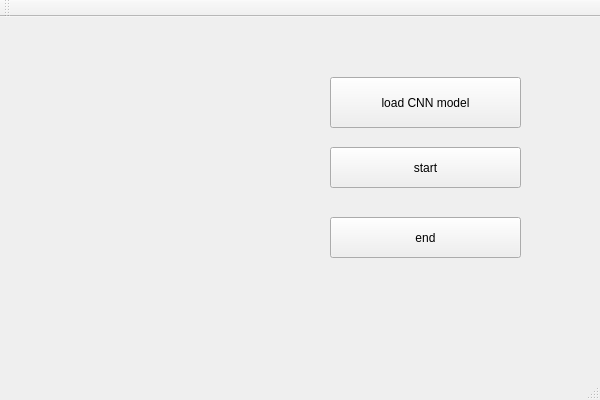
<?xml version="1.0" encoding="UTF-8"?>
<ui version="4.0">
 <class>QtGuiClass</class>
 <widget class="QMainWindow" name="QtGuiClass">
  <property name="geometry">
   <rect>
    <x>0</x>
    <y>0</y>
    <width>600</width>
    <height>400</height>
   </rect>
  </property>
  <property name="windowTitle">
   <string>QtGui</string>
  </property>
  <widget class="QWidget" name="centralWidget">
   <widget class="QPushButton" name="startButton">
    <property name="geometry">
     <rect>
      <x>330</x>
      <y>130</y>
      <width>191</width>
      <height>41</height>
     </rect>
    </property>
    <property name="text">
     <string>start</string>
    </property>
   </widget>
   <widget class="QPushButton" name="loadButton">
    <property name="geometry">
     <rect>
      <x>330</x>
      <y>60</y>
      <width>191</width>
      <height>51</height>
     </rect>
    </property>
    <property name="text">
     <string>load CNN model</string>
    </property>
   </widget>
   <widget class="QPushButton" name="pushButton">
    <property name="geometry">
     <rect>
      <x>330</x>
      <y>200</y>
      <width>191</width>
      <height>41</height>
     </rect>
    </property>
    <property name="text">
     <string>end</string>
    </property>
   </widget>
  </widget>
  <widget class="QMenuBar" name="menuBar">
   <property name="geometry">
    <rect>
     <x>0</x>
     <y>0</y>
     <width>600</width>
     <height>38</height>
    </rect>
   </property>
  </widget>
  <widget class="QToolBar" name="mainToolBar">
   <attribute name="toolBarArea">
    <enum>TopToolBarArea</enum>
   </attribute>
   <attribute name="toolBarBreak">
    <bool>false</bool>
   </attribute>
  </widget>
  <widget class="QStatusBar" name="statusBar"/>
 </widget>
 <layoutdefault spacing="6" margin="11"/>
 <resources/>
 <connections/>
</ui>
